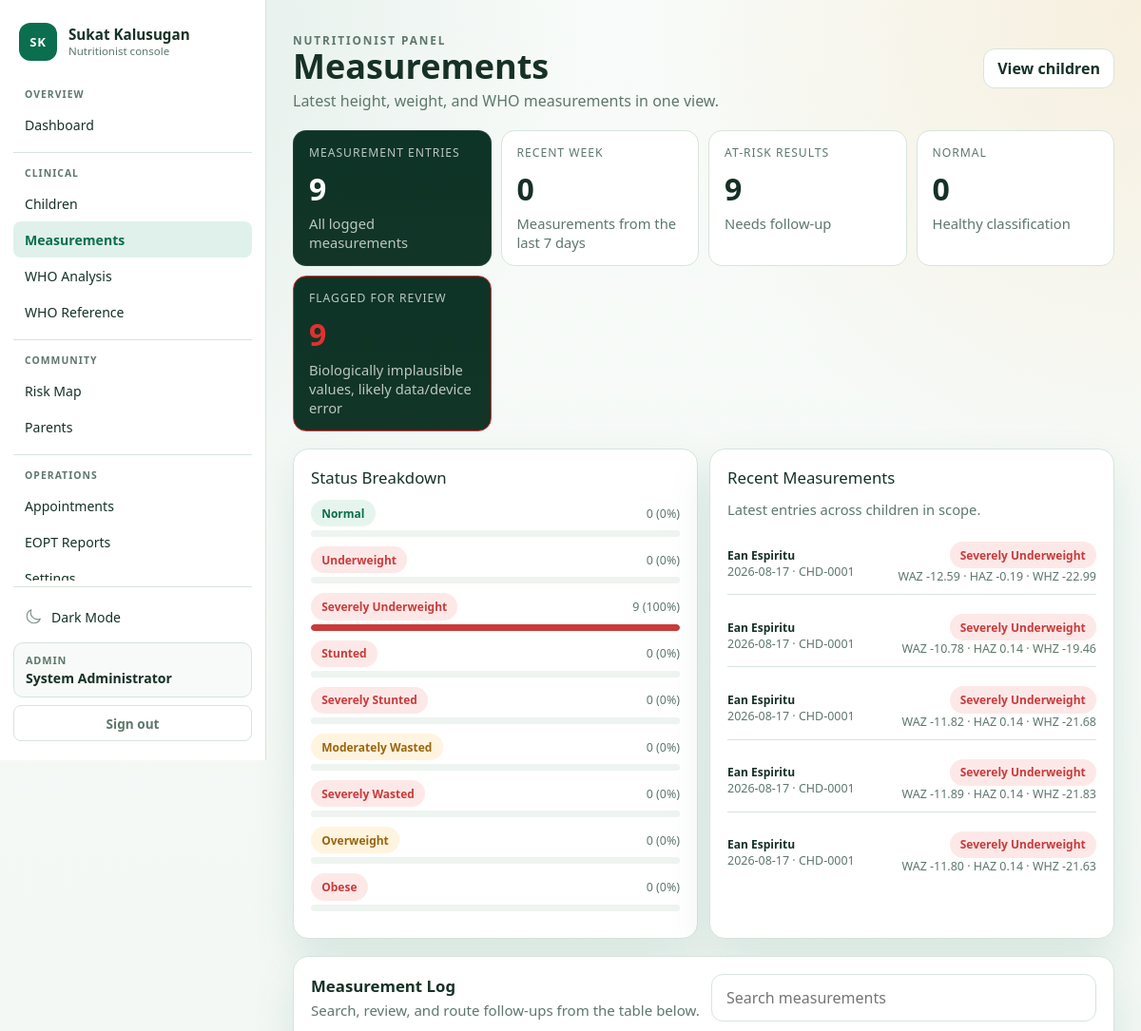
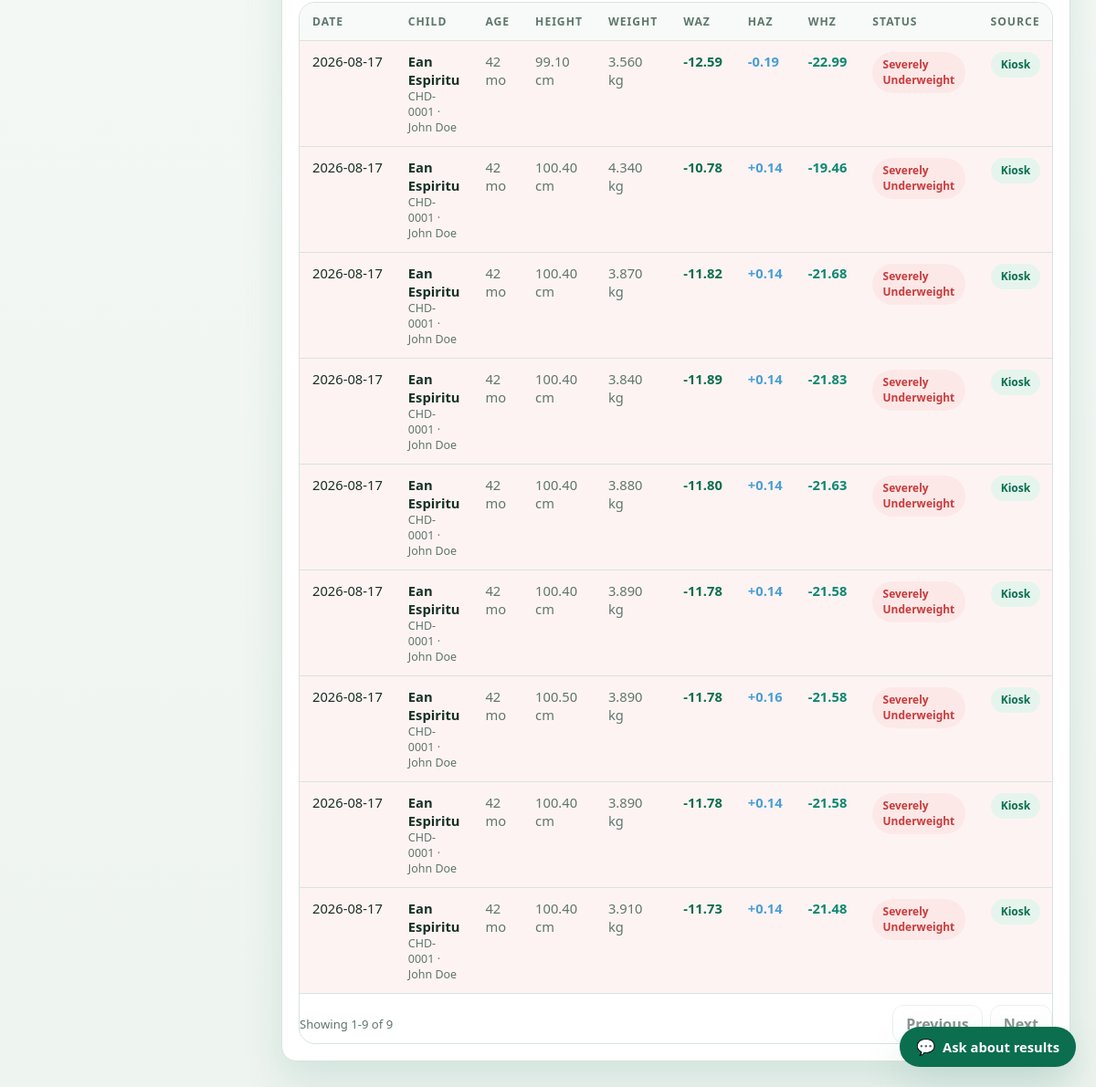
The app's page /nutritionist/measurements.php (signed in) with its own data (2 pictures, top to bottom).
### tables this page shows
CREATE TABLE `measurements` (
  `id` int(10) UNSIGNED NOT NULL,
  `child_id` int(10) UNSIGNED NOT NULL,
  `height_cm` decimal(5,2) NOT NULL,
  `weight_kg` decimal(5,3) NOT NULL,
  `age_months` int(10) UNSIGNED NOT NULL,
  `measurement_date` date NOT NULL,
  `source_type` enum('kiosk','manual','mobile') NOT NULL DEFAULT 'kiosk',
  `waz` decimal(5,2) DEFAULT NULL,
  `haz` decimal(5,2) DEFAULT NULL,
  `whz` decimal(5,2) DEFAULT NULL,
  `nutritional_status` enum('Normal','Underweight','Severely Underweight','Stunted','Severely Stunted','Wasted','Severely Wasted','Moderately Wasted','Overweight','Obese') DEFAULT NULL,
  `wfa_status` enum('SUW','UW','Normal','OW') DEFAULT NULL,
  `hfa_status` enum('SSt','St','Normal','T') DEFAULT NULL,
  `wfh_status` enum('SW','MW','Normal','OW','Ob') DEFAULT NULL,
  `is_flagged` tinyint(1) NOT NULL DEFAULT 0,
  `flag_reason` varchar(150) DEFAULT NULL,
  `device_id` int(10) UNSIGNED DEFAULT NULL,
  `recorded_by` int(10) UNSIGNED DEFAULT NULL,
  `created_at` timestamp NOT NULL DEFAULT current_timestamp()
);

CREATE TABLE `children` (
  `id` int(10) UNSIGNED NOT NULL,
  `child_code` varchar(20) NOT NULL,
  `first_name` varchar(100) NOT NULL,
  `middle_name` varchar(60) DEFAULT NULL,
  `last_name` varchar(100) NOT NULL,
  `birthdate` date NOT NULL,
  `sex` enum('Male','Female') NOT NULL,
  `barangay_id` int(10) UNSIGNED DEFAULT NULL,
  `address` varchar(255) DEFAULT NULL,
  `purok` varchar(150) DEFAULT NULL,
  `is_ip` tinyint(1) NOT NULL DEFAULT 0,
  `has_disability` tinyint(1) NOT NULL DEFAULT 0,
  `parent_id` int(10) UNSIGNED NOT NULL,
  `created_at` timestamp NOT NULL DEFAULT current_timestamp(),
  `updated_at` timestamp NOT NULL DEFAULT current_timestamp() ON UPDATE current_timestamp()
);

CREATE TABLE `parents` (
  `id` int(10) UNSIGNED NOT NULL,
  `name` varchar(150) NOT NULL,
  `email` varchar(150) NOT NULL,
  `password_hash` varchar(255) NOT NULL,
  `parent_type` enum('Father','Mother','Guardian','Grandparent','Other') NOT NULL DEFAULT 'Guardian',
  `phone` varchar(30) DEFAULT NULL,
  `address` varchar(255) DEFAULT NULL,
  `barangay_id` int(10) UNSIGNED DEFAULT NULL,
  `status` enum('active','inactive') NOT NULL DEFAULT 'active',
  `created_at` timestamp NOT NULL DEFAULT current_timestamp(),
  `updated_at` timestamp NOT NULL DEFAULT current_timestamp() ON UPDATE current_timestamp()
);

### public_html/includes/auth_middleware.php (called while the page is built, shortened)
<?php
function app_base_path(): string
{
    $scriptName = str_replace('\\', '/', (string)($_SERVER['SCRIPT_NAME'] ?? ''));
    $routeMarkers = ['/api/', '/admin/', '/nutritionist/', '/parent/', '/kiosk/', '/auth/'];
    foreach ($routeMarkers as $marker) {
        $position = strpos($scriptName, $marker);
        if ($position !== false) {
            return rtrim(substr($scriptName, 0, $position), '/');
        }
    }
    return rtrim(dirname($scriptName), '/');
}
function app_url(string $path = ''): string
{
    $basePath = app_base_path();
    $normalizedPath = '/' . ltrim($path, '/');
    if ($basePath === '' || $basePath === '/') {
        return $normalizedPath;
    }
    return $basePath . $normalizedPath;
}

### public_html/includes/admin_helpers.php (called while the page is built, shortened)
<?php
require_once __DIR__ . '/auth_middleware.php';
function admin_e(string $value): string
{
    return htmlspecialchars($value, ENT_QUOTES, 'UTF-8');
}
function admin_bind_params(mysqli_stmt $stmt, string $types, array &$params): void
{
    if ($types === '' || $params === []) {
        return;
    }
}
function admin_fetch_all(string $sql, string $types = '', array $params = []): array
{
    $conn = get_db_connection();
    $stmt = mysqli_prepare($conn, $sql);
    admin_bind_params($stmt, $types, $params);
    if (!mysqli_stmt_execute($stmt)) {
        error_log('[SukatKalusugan] admin_fetch_all execute failed: ' . mysqli_stmt_error($stmt) . ' | SQL: ' . $sql);
        mysqli_stmt_close($stmt);
        return [];
    }
    $result = mysqli_stmt_get_result($stmt);
    $rows = [];
    if ($result instanceof mysqli_result) {
        while ($row = mysqli_fetch_assoc($result)) {
            $rows[] = $row;
        }
    }
    return $rows;
}

### public_html/nutritionist/measurements.php (the view, shortened to what this page needs)
<?php
require_once __DIR__ . '/../includes/nutritionist_helpers.php';
$user = nutritionist_require_access();
$params = [];
$scope = nutritionist_scope_fragment($user, 'c.barangay_id', $params);
$measurements = admin_fetch_all(
	"SELECT
		m.id,
		m.measurement_date,
		m.height_cm,
		m.weight_kg,
		m.age_months,
		m.source_type,
		m.waz,
		m.haz,
		m.whz,
		m.nutritional_status,
		m.wfa_status,
		m.hfa_status,
		m.wfh_status,
		m.is_flagged,
		m.flag_reason,
		c.id AS child_id,
		c.child_code,
		c.first_name,
		c.last_name,
		bg.name AS barangay,
		p.name AS parent_name
	 FROM measurements m
	 INNER JOIN children c ON c.id = m.child_id
	 INNER JOIN parents p ON p.id = c.parent_id
	 LEFT JOIN barangays bg ON bg.id = c.barangay_id
	 WHERE {$scope}
	 ORDER BY m.measurement_date DESC, m.id DESC",
	str_repeat('i', count($params)),
	$params
);
$statusCounts = [
	'Normal' => 0,
	'Underweight' => 0,
	'Severely Underweight' => 0,
	'Stunted' => 0,
	'Severely Stunted' => 0,
	'Moderately Wasted' => 0,
	'Severely Wasted' => 0,
	'Overweight' => 0,
	'Obese' => 0,
];
foreach ($measurements as $measurement) {
	$status = (string)($measurement['nutritional_status'] ?? '');
	if (isset($statusCounts[$status])) {
		$statusCounts[$status]++;
	}
}
$recentMeasurements = array_values(array_filter(
	$measurements,
	static fn(array $measurement): bool => new DateTimeImmutable((string)$measurement['measurement_date']) >= (new DateTimeImmutable('today'))->modify('-7 days')
));
$atRiskCount = count(array_filter($measurements, static fn(array $measurement): bool => !in_array((string)($measurement['nutritional_status'] ?? 'Pending'), ['Normal', 'Overweight'], true)));
$flaggedCount = count(array_filter($measurements, static fn(array $measurement): bool => !empty($measurement['is_flagged'])));
$actions = '<a class="admin-btn-secondary" href="' . nutritionist_e(app_url('/nutritionist/children.php')) . '">View children</a>';
?>
<section class="nutritionist-stat-grid">
	<article class="nutritionist-stat-card is-featured">
		<div class="nutritionist-stat-label">Measurement Entries</div>
		<div class="admin-stat-value"><?php echo count($measurements); ?></div>
		<div class="admin-stat-note">All logged measurements</div>
	</article>
	<article class="nutritionist-stat-card">
		<div class="nutritionist-stat-label">Recent Week</div>
		<div class="admin-stat-value"><?php echo count($recentMeasurements); ?></div>
		<div class="admin-stat-note">Measurements from the last 7 days</div>
	</article>
	<article class="nutritionist-stat-card">
		<div class="nutritionist-stat-label">At-Risk Results</div>
		<div class="admin-stat-value"><?php echo $atRiskCount; ?></div>
		<div class="admin-stat-note">Needs follow-up</div>
	</article>
	<article class="nutritionist-stat-card">
		<div class="nutritionist-stat-label">Normal</div>
		<div class="admin-stat-value"><?php echo (int)($statusCounts['Normal'] ?? 0); ?></div>
		<div class="admin-stat-note">Healthy classification</div>
	</article>
	<article class="nutritionist-stat-card<?php echo $flaggedCount > 0 ? ' is-featured' : ''; ?>" style="<?php echo $flaggedCount > 0 ? 'border-color:#E03131;' : ''; ?>">
		<div class="nutritionist-stat-label">Flagged for Review</div>
		<div class="admin-stat-value" style="<?php echo $flaggedCount > 0 ? 'color:#E03131;' : ''; ?>"><?php echo $flaggedCount; ?></div>
		<div class="admin-stat-note">Biologically implausible values, likely data/device error</div>
	</article>
</section>
<section class="nutritionist-panel-grid is-balanced">
	<article class="nutritionist-panel">
		<div class="admin-section-title" style="margin-bottom:12px;">Status Breakdown</div>
		<?php foreach (['Normal', 'Underweight', 'Severely Underweight', 'Stunted', 'Severely Stunted', 'Moderately Wasted', 'Severely Wasted', 'Overweight', 'Obese'] as $status): ?>
			<?php
			$count = (int)($statusCounts[$status] ?? 0);
			$pct = count($measurements) > 0 ? (int)round(($count / count($measurements)) * 100) : 0;
			$barColor = match ($status) {
				'Normal' => 'var(--admin-primary)',
				'Underweight' => 'var(--admin-accent)',
				'Severely Underweight' => 'var(--admin-danger)',
				'Stunted' => '#7048E8',
				'Severely Stunted' => '#5f3dc4',
				'Moderately Wasted' => '#4a9fd5',
				'Severely Wasted' => '#c92a2a',
				'Obese' => '#e8590c',
				default => '#b08900',
			};
			?>
			<div style="margin-bottom:10px;">
				<div style="display:flex;justify-content:space-between;margin-bottom:4px;align-items:center;">
					<span class="admin-pill <?php echo nutritionist_status_class($status); ?>"><?php echo nutritionist_e($status); ?></span>
					<span class="admin-mini"><?php echo $count; ?> (<?php echo $pct; ?>%)</span>
				</div>
				<div style="height:7px;border-radius:999px;background:var(--admin-bg);overflow:hidden;">
					<div style="width:<?php echo max($pct, $count > 0 ? 3 : 0); ?>%;height:100%;border-radius:999px;background:<?php echo nutritionist_e($barColor); ?>;"></div>
				</div>
			</div>
		<?php endforeach; ?>
	</article>
	<article class="nutritionist-panel">
		<div class="admin-section-title" style="margin-bottom:12px;">Recent Measurements</div>
		<div class="admin-stat-note">Latest entries across children in scope.</div>
		<div style="margin-top:14px;display:grid;gap:10px;">
			<?php foreach (array_slice($measurements, 0, 5) as $measurement): ?>
				<div class="admin-list-item" style="padding:10px 0;">
					<div>
						<div style="font-size:12px;font-weight:600;color:var(--admin-text);"><?php echo nutritionist_e($measurement['first_name'] . ' ' . $measurement['last_name']); ?></div>
						<div class="admin-mini"><?php echo nutritionist_e((string)$measurement['measurement_date']); ?> · <?php echo nutritionist_e((string)$measurement['child_code']); ?></div>
					</div>
					<div style="text-align:right;">
						<div class="admin-pill <?php echo nutritionist_status_class((string)$measurement['nutritional_status']); ?>"><?php echo nutritionist_e((string)$measurement['nutritional_status']); ?></div>
						<div class="admin-mini">WAZ <?php echo nutritionist_e((string)$measurement['waz']); ?> · HAZ <?php echo nutritionist_e((string)$measurement['haz']); ?> · WHZ <?php echo nutritionist_e((string)$measurement['whz']); ?></div>
					</div>
				</div>
			<?php endforeach; ?>
		</div>
	</article>
</section>
<section class="nutritionist-panel">
	<div class="nutritionist-table-head" style="margin-bottom:12px;">
		<div>
			<h2 class="admin-section-title" style="margin-bottom:2px;">Measurement Log</h2>
			<p class="admin-section-subtitle">Search, review, and route follow-ups from the table below.</p>
		</div>
		<input class="admin-search" data-admin-filter="#measurements-table" type="search" placeholder="Search measurements" style="min-width:260px;">
	</div>
	<div class="nutritionist-table-wrap">
		<table class="nutritionist-table" id="measurements-table">
			<thead>
				<tr>
					<th>Date</th>
					<th>Child</th>
					<th>Age</th>
					<th>Height</th>
					<th>Weight</th>
					<th>WAZ</th>
					<th>HAZ</th>
					<th>WHZ</th>
					<th>Status</th>
					<th>Source</th>
				</tr>
			</thead>
			<tbody>
				<?php foreach ($measurements as $measurement): ?>
					<?php $isFlagged = !empty($measurement['is_flagged']); ?>
					<tr data-filter-text="<?php echo nutritionist_e(strtolower($measurement['measurement_date'] . ' ' . $measurement['first_name'] . ' ' . $measurement['last_name'] . ' ' . $measurement['child_code'] . ' ' . ($measurement['nutritional_status'] ?? '') . ' ' . ($measurement['source_type'] ?? 'kiosk'))); ?>" style="<?php echo $isFlagged ? 'background:rgba(224,49,49,0.06);' : ''; ?>">
						<td style="white-space:nowrap;"><?php echo nutritionist_e((string)$measurement['measurement_date']); ?></td>
						<td>
							<div style="font-weight:600;color:var(--admin-text);"><?php echo nutritionist_e($measurement['first_name'] . ' ' . $measurement['last_name']); ?></div>
							<div class="admin-mini"><?php echo nutritionist_e((string)$measurement['child_code']); ?> · <?php echo nutritionist_e((string)$measurement['parent_name']); ?></div>
						</td>
						<td style="color:var(--admin-muted);"><?php echo nutritionist_e((string)$measurement['age_months']); ?> mo</td>
						<td style="color:var(--admin-muted);"><?php echo nutritionist_e((string)$measurement['height_cm']); ?> cm</td>
						<td style="color:var(--admin-muted);"><?php echo nutritionist_e((string)$measurement['weight_kg']); ?> kg</td>
						<td style="color:var(--admin-primary);font-weight:600;"><?php echo ((float)$measurement['waz'] > 0 ? '+' : '') . nutritionist_e((string)$measurement['waz']); ?></td>
						<td style="color:#4a9fd5;font-weight:600;"><?php echo ((float)$measurement['haz'] > 0 ? '+' : '') . nutritionist_e((string)$measurement['haz']); ?></td>
						<td style="color:#0d8871;font-weight:600;"><?php echo ((float)$measurement['whz'] > 0 ? '+' : '') . nutritionist_e((string)$measurement['whz']); ?></td>
						<td><span class="admin-pill <?php echo nutritionist_status_class((string)$measurement['nutritional_status']); ?>"><?php echo nutritionist_e((string)$measurement['nutritional_status']); ?></span></td>
						<td style="white-space:nowrap;">
							<?php if (($measurement['source_type'] ?? 'kiosk') === 'manual'): ?>
								<span class="admin-pill is-muted" title="Recorded manually by staff">Manual</span>
							<?php else: ?>
								<span class="admin-pill is-success" title="Captured via kiosk device">Kiosk</span>
							<?php endif; ?>
						</td>
					</tr>
				<?php endforeach; ?>
			</tbody>
		</table>
	</div>
</section>

### records on screen
measurements: child.last_name "Ean Espiritu", measurement_date "2026-08-17", child.child_code "CHD-0001", nutritional_status "Severely Underweight", waz "-12.59", haz "-0.19", whz "-22.99", parents.name "John Doe", age_months "42", height_cm "99.10", weight_kg "3.560", source_type "Kiosk"
measurements: child.last_name "Ean Espiritu", measurement_date "2026-08-17", child.child_code "CHD-0001", nutritional_status "Severely Underweight", waz "-10.78", haz "0.14", whz "-19.46", parents.name "John Doe", age_months "42", height_cm "100.40", weight_kg "4.340", source_type "Kiosk"
measurements: child.last_name "Ean Espiritu", measurement_date "2026-08-17", child.child_code "CHD-0001", nutritional_status "Severely Underweight", waz "-11.82", haz "0.14", whz "-21.68", parents.name "John Doe", age_months "42", height_cm "100.40", weight_kg "3.870", source_type "Kiosk"
measurements: child.last_name "Ean Espiritu", measurement_date "2026-08-17", child.child_code "CHD-0001", nutritional_status "Severely Underweight", waz "-11.89", haz "0.14", whz "-21.83", parents.name "John Doe", age_months "42", height_cm "100.40", weight_kg "3.840", source_type "Kiosk"
measurements: child.last_name "Ean Espiritu", measurement_date "2026-08-17", child.child_code "CHD-0001", nutritional_status "Severely Underweight", waz "-11.80", haz "0.14", whz "-21.63", parents.name "John Doe", age_months "42", height_cm "100.40", weight_kg "3.880", source_type "Kiosk"
measurements: measurement_date "2026-08-17", child.last_name "Ean Espiritu", child.child_code "CHD-0001", parents.name "John Doe", age_months "42", height_cm "100.40", weight_kg "3.890", waz "-11.78", haz "0.14", whz "-21.58", nutritional_status "Severely Underweight", source_type "Kiosk"
measurements: measurement_date "2026-08-17", child.last_name "Ean Espiritu", child.child_code "CHD-0001", parents.name "John Doe", age_months "42", height_cm "100.50", weight_kg "3.890", waz "-11.78", haz "0.16", whz "-21.58", nutritional_status "Severely Underweight", source_type "Kiosk"
measurements: measurement_date "2026-08-17", child.last_name "Ean Espiritu", child.child_code "CHD-0001", parents.name "John Doe", age_months "42", height_cm "100.40", weight_kg "3.890", waz "-11.78", haz "0.14", whz "-21.58", nutritional_status "Severely Underweight", source_type "Kiosk"
measurements: measurement_date "2026-08-17", child.last_name "Ean Espiritu", child.child_code "CHD-0001", parents.name "John Doe", age_months "42", height_cm "100.40", weight_kg "3.910", waz "-11.73", haz "0.14", whz "-21.48", nutritional_status "Severely Underweight", source_type "Kiosk"

### other values on screen
nutritionist_e($group['label']) "OVERVIEW"
nutritionist_e($item['label']) "Dashboard"
nutritionist_e($group['label']) "CLINICAL"
nutritionist_e($item['label']) "Children"
nutritionist_e($item['label']) "Measurements"
nutritionist_e($item['label']) "WHO Analysis"
nutritionist_e($item['label']) "WHO Reference"
nutritionist_e($group['label']) "COMMUNITY"
nutritionist_e($item['label']) "Risk Map"
nutritionist_e($item['label']) "Parents"
nutritionist_e($group['label']) "OPERATIONS"
nutritionist_e($item['label']) "Appointments"
nutritionist_e($item['label']) "EOPT Reports"
nutritionist_e(ucfirst($userRole)) "ADMIN"
nutritionist_e($userName) "System Administrator"
